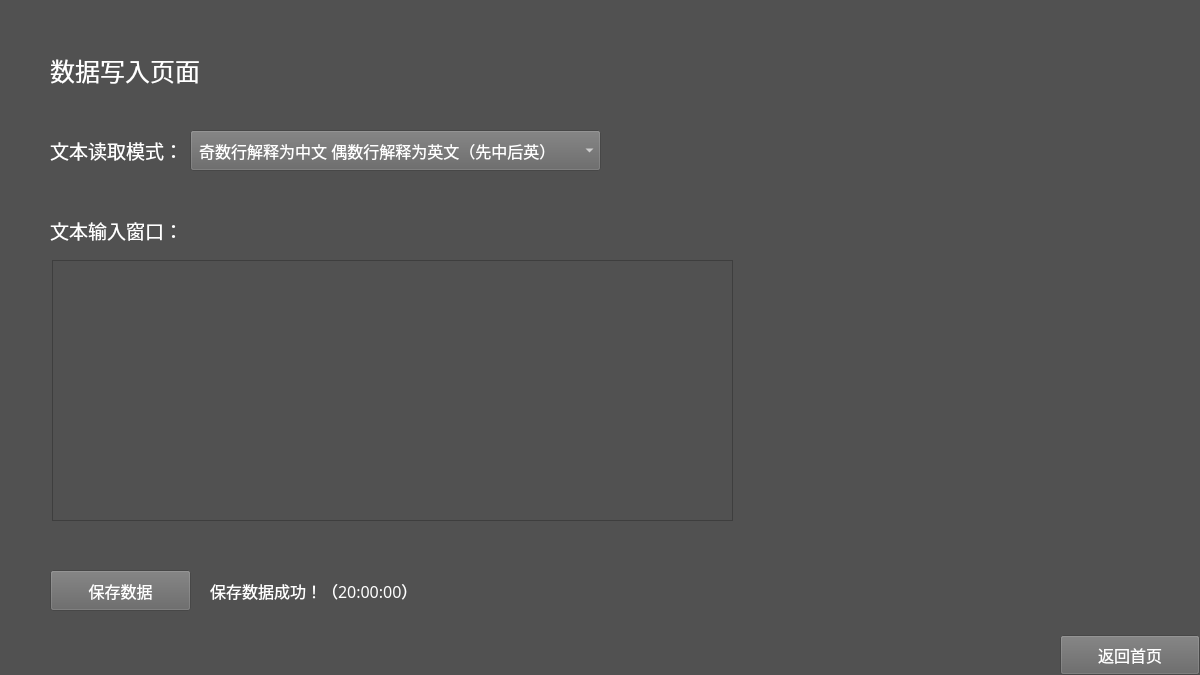
<?xml version="1.0" encoding="UTF-8"?>
<ui version="4.0">
 <class>DataInputText</class>
 <widget class="QFrame" name="DataInputText">
  <property name="geometry">
   <rect>
    <x>0</x>
    <y>0</y>
    <width>1200</width>
    <height>675</height>
   </rect>
  </property>
  <property name="windowTitle">
   <string>Frame</string>
  </property>
  <property name="styleSheet">
   <string notr="true">background-color: rgb(81, 81, 81);</string>
  </property>
  <widget class="QLabel" name="labelMode">
   <property name="geometry">
    <rect>
     <x>50</x>
     <y>130</y>
     <width>131</width>
     <height>41</height>
    </rect>
   </property>
   <property name="font">
    <font>
     <family>等线</family>
     <pointsize>14</pointsize>
    </font>
   </property>
   <property name="styleSheet">
    <string notr="true">color: rgb(255, 255, 255);</string>
   </property>
   <property name="text">
    <string>文本读取模式：</string>
   </property>
  </widget>
  <widget class="QPushButton" name="pushButtonSave">
   <property name="geometry">
    <rect>
     <x>50</x>
     <y>570</y>
     <width>141</width>
     <height>41</height>
    </rect>
   </property>
   <property name="font">
    <font>
     <family>等线</family>
     <pointsize>12</pointsize>
    </font>
   </property>
   <property name="focusPolicy">
    <enum>Qt::NoFocus</enum>
   </property>
   <property name="styleSheet">
    <string notr="true">background-color: rgb(100, 100, 100);
color: rgb(255, 255, 255);</string>
   </property>
   <property name="text">
    <string>保存数据</string>
   </property>
  </widget>
  <widget class="QLabel" name="labelSaveInfo">
   <property name="geometry">
    <rect>
     <x>210</x>
     <y>580</y>
     <width>531</width>
     <height>21</height>
    </rect>
   </property>
   <property name="font">
    <font>
     <family>等线</family>
     <pointsize>12</pointsize>
    </font>
   </property>
   <property name="styleSheet">
    <string notr="true">color: rgb(255, 255, 255);</string>
   </property>
   <property name="text">
    <string>保存数据成功！（20:00:00）</string>
   </property>
  </widget>
  <widget class="QPushButton" name="pushButtonExit">
   <property name="geometry">
    <rect>
     <x>1060</x>
     <y>635</y>
     <width>140</width>
     <height>40</height>
    </rect>
   </property>
   <property name="font">
    <font>
     <family>等线</family>
     <pointsize>12</pointsize>
    </font>
   </property>
   <property name="focusPolicy">
    <enum>Qt::NoFocus</enum>
   </property>
   <property name="styleSheet">
    <string notr="true">background-color: rgb(100, 100, 100);
color: rgb(255, 255, 255);</string>
   </property>
   <property name="text">
    <string>返回首页</string>
   </property>
  </widget>
  <widget class="QLabel" name="labelTitle">
   <property name="geometry">
    <rect>
     <x>50</x>
     <y>40</y>
     <width>471</width>
     <height>61</height>
    </rect>
   </property>
   <property name="font">
    <font>
     <family>等线</family>
     <pointsize>19</pointsize>
    </font>
   </property>
   <property name="styleSheet">
    <string notr="true">color: rgb(255, 255, 255);</string>
   </property>
   <property name="text">
    <string>数据写入页面</string>
   </property>
  </widget>
  <widget class="QComboBox" name="comboBoxMode">
   <property name="geometry">
    <rect>
     <x>190</x>
     <y>130</y>
     <width>411</width>
     <height>41</height>
    </rect>
   </property>
   <property name="font">
    <font>
     <family>等线</family>
     <pointsize>12</pointsize>
    </font>
   </property>
   <property name="styleSheet">
    <string notr="true">background-color: rgb(100, 100, 100);
color: rgb(255, 255, 255);</string>
   </property>
   <item>
    <property name="text">
     <string> 奇数行解释为中文 偶数行解释为英文（先中后英）</string>
    </property>
   </item>
   <item>
    <property name="text">
     <string> 奇数行解释为英语 偶数行解释为中文（先英后中）</string>
    </property>
   </item>
  </widget>
  <widget class="QLabel" name="labelWindow">
   <property name="geometry">
    <rect>
     <x>50</x>
     <y>210</y>
     <width>131</width>
     <height>41</height>
    </rect>
   </property>
   <property name="font">
    <font>
     <family>等线</family>
     <pointsize>14</pointsize>
    </font>
   </property>
   <property name="styleSheet">
    <string notr="true">color: rgb(255, 255, 255);</string>
   </property>
   <property name="text">
    <string>文本输入窗口：</string>
   </property>
  </widget>
  <widget class="QPlainTextEdit" name="plainTextEditWindow">
   <property name="geometry">
    <rect>
     <x>52</x>
     <y>260</y>
     <width>681</width>
     <height>261</height>
    </rect>
   </property>
   <property name="font">
    <font>
     <family>等线</family>
     <pointsize>12</pointsize>
    </font>
   </property>
   <property name="styleSheet">
    <string notr="true">color: rgb(255, 255, 255);</string>
   </property>
   <property name="plainText">
    <string/>
   </property>
  </widget>
 </widget>
 <resources/>
 <connections/>
</ui>
